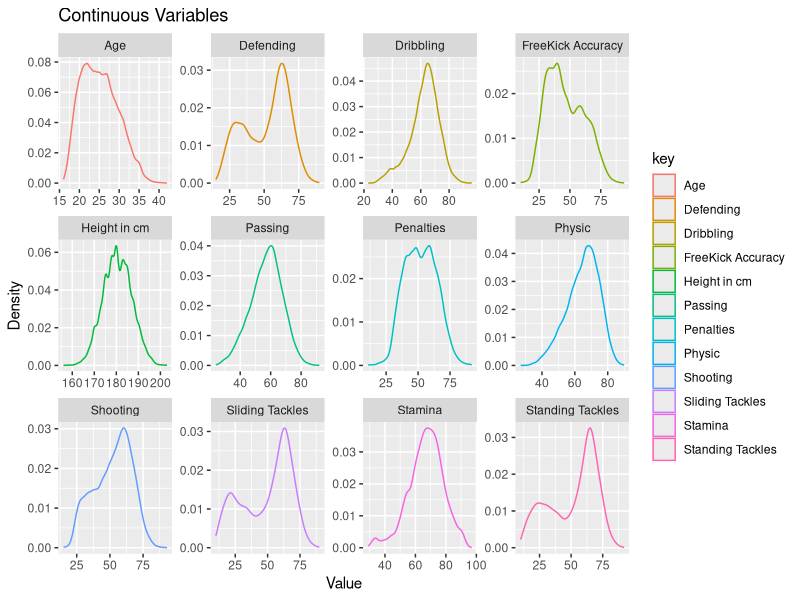
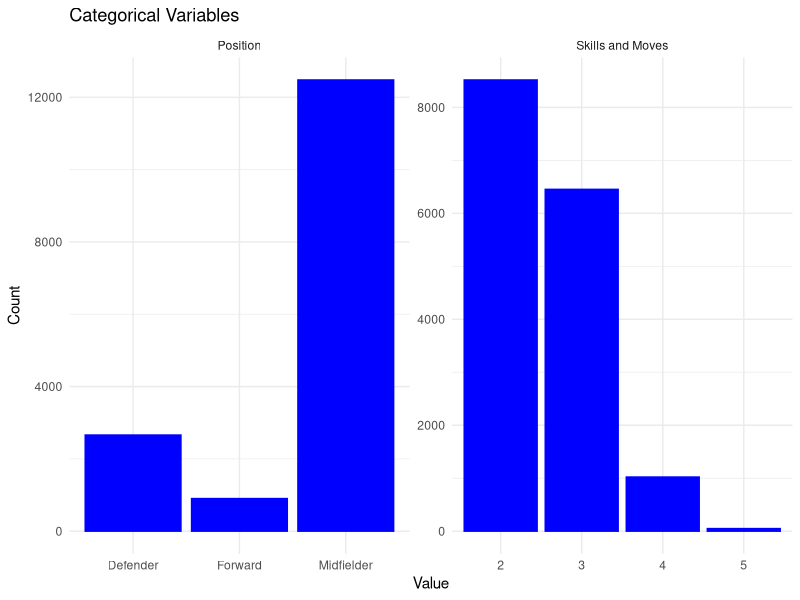
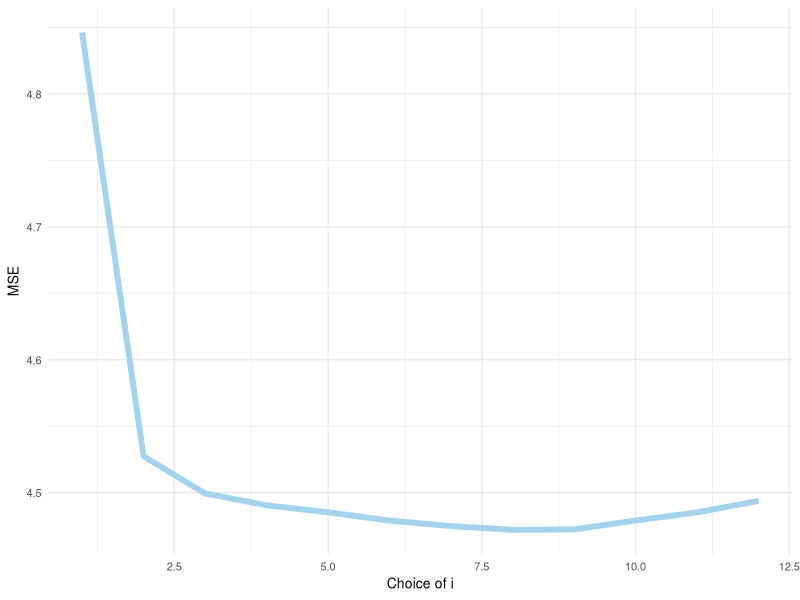
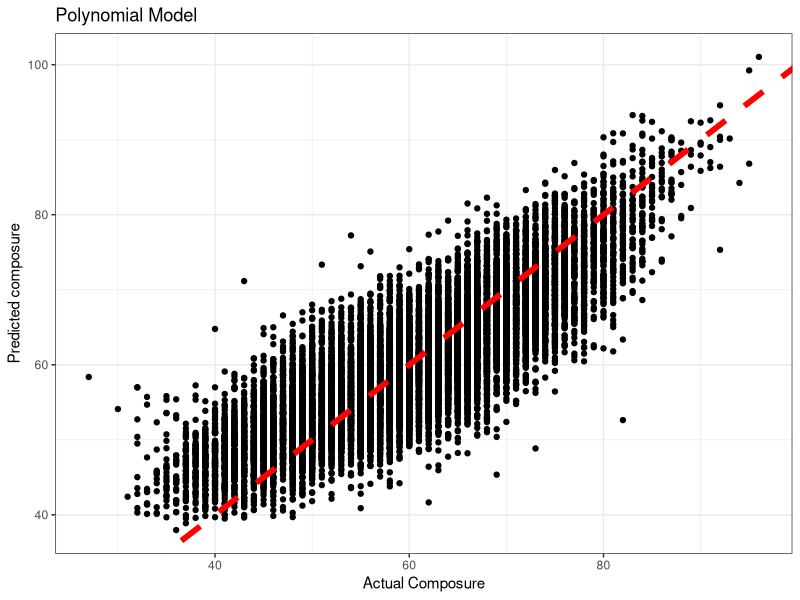
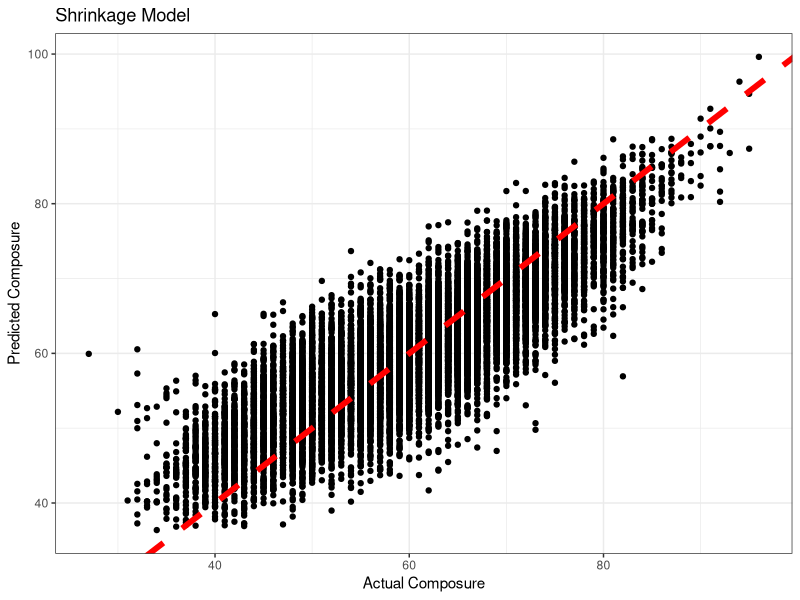
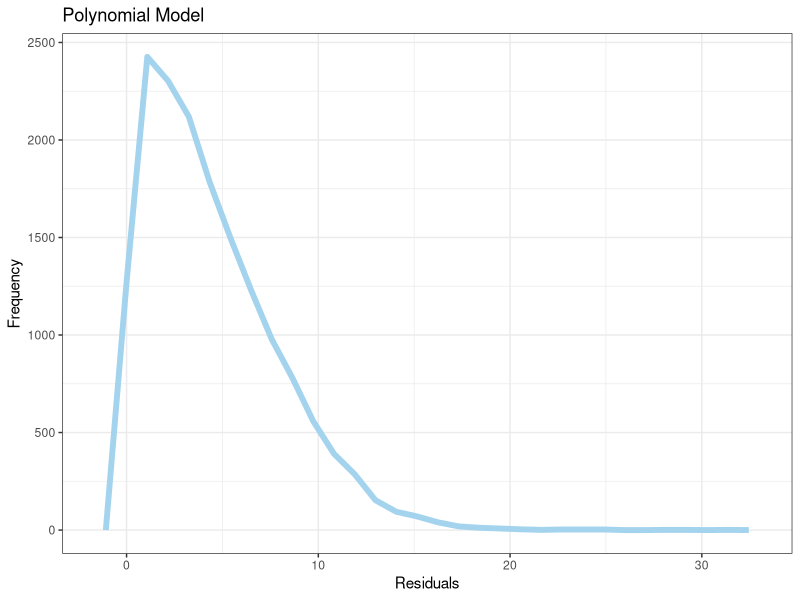
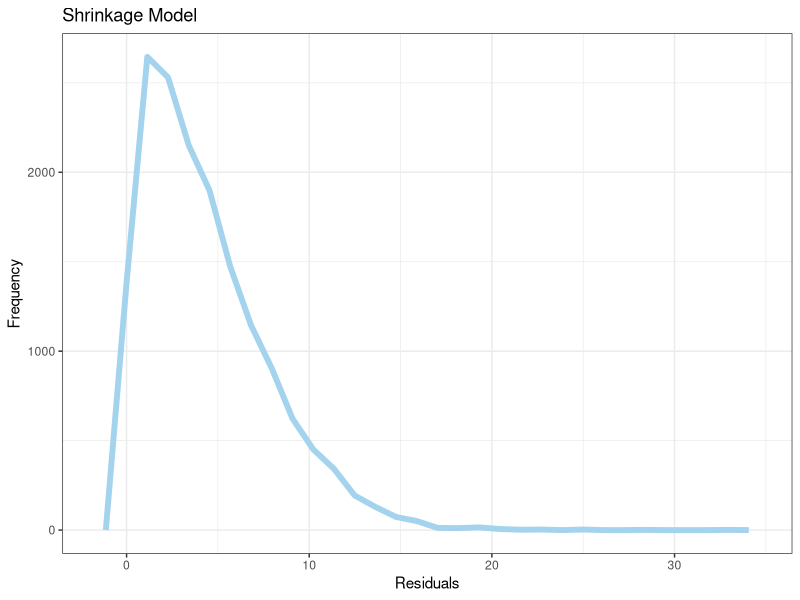
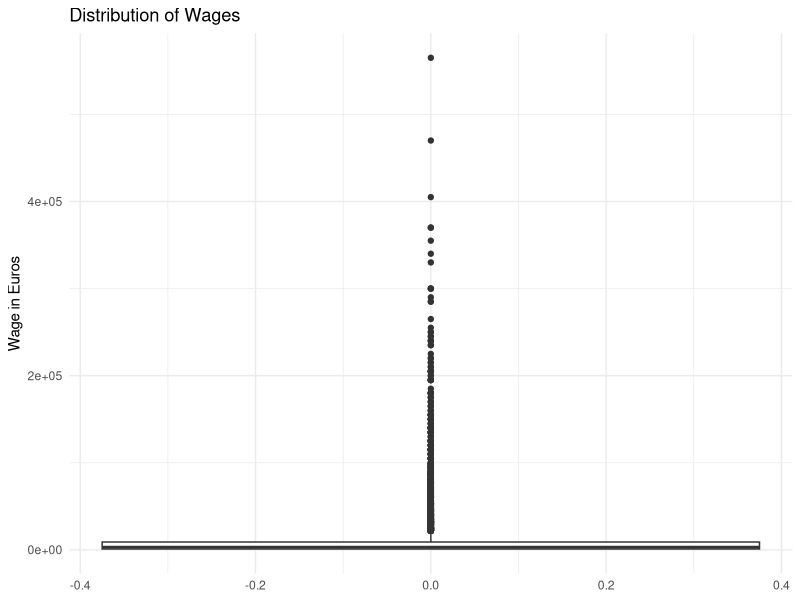

R code for these plots, in order:
## ---- chunk 1
knitr::opts_chunk$set(echo = TRUE)
library(tidyverse)
library(generics)
library(modelr)       #Helpful Functions in Modeling
library(xtable)
library(purrr)
library(broom)
library(class)
library(kableExtra)
library(readr)
library(tidyr)
library(glmnet)
library(tibble)

## ---- chunk 2

FIFA_20 <- read_csv("FIFA_20.csv")
table<-FIFA_20
#table
tablehead<-table%>% select(name,position,age,height_cm,shooting,passing,dribbling,defending,physic,fk_accuracy,stamina,penalties,standing_tackle,sliding_tackle,skill_moves)%>%
  rename(Age=age, "Height in cm"="height_cm",Shooting=shooting, Passing=passing, Dribbling=dribbling, Defending=defending, Physic=physic, "FreeKick Accuracy"=fk_accuracy, Stamina=stamina, Penalties=penalties, "Standing Tackles"="standing_tackle","Sliding Tackles"="sliding_tackle","Skills and Moves"="skill_moves", Position=position)

tablehead2<-head(tablehead)

kbl(tablehead2) %>%
  kable_styling(bootstrap_options = "striped", font_size = 7)
## ---- chunk 3
#table
graphss<- table %>%
  select(age,height_cm,shooting,passing,dribbling,defending,physic,fk_accuracy,stamina,penalties,standing_tackle,sliding_tackle)%>%
  rename(Age=age, "Height in cm"="height_cm",Shooting=shooting, Passing=passing, Dribbling=dribbling, Defending=defending, Physic=physic, "FreeKick Accuracy"=fk_accuracy, Stamina=stamina, Penalties=penalties, "Standing Tackles"="standing_tackle","Sliding Tackles"="sliding_tackle")%>%
  keep(is.numeric)%>%
  gather()%>%
  ggplot(aes(value, color= key))+
    geom_density()+xlab("Value")+ylab("Density")+ggtitle("Continuous Variables")
#graphss


graphssf<- table %>%
  select(age,height_cm,shooting,passing,dribbling,defending,physic,fk_accuracy,stamina,penalties,standing_tackle,sliding_tackle)%>%
  rename(Age=age, "Height in cm"="height_cm",Shooting=shooting, Passing=passing, Dribbling=dribbling, Defending=defending, Physic=physic, "FreeKick Accuracy"=fk_accuracy, Stamina=stamina, Penalties=penalties, "Standing Tackles"="standing_tackle","Sliding Tackles"="sliding_tackle")%>%
  keep(is.numeric)%>%
  gather()%>%
  ggplot(aes(value, color= key))+facet_wrap(~ key, scales = "free") +
    geom_density()+xlab("Value")+ylab("Density")+ggtitle("Continuous Variables")
graphssf

graphscat<- table%>%
  select(skill_moves, position)%>%
  rename("Skills and Moves"="skill_moves", Position=position)%>%
  gather()%>%
  ggplot(aes(value))+facet_wrap(~ key, scales = "free") +
    geom_bar(color ="blue", fill="blue")+ theme_minimal()+xlab("Value")+ylab("Count")+ggtitle("Categorical Variables")

graphscat
  
## ---- chunk 4
table<-read.csv("FIFA_20.csv")
## ---- chunk 5
table2<-table%>%select("age":"sliding_tackle")
mod1=lm(composure~.,data=table2)
## ---- chunk 6
table3<-table2%>%select(-composure)
summary(mod1)
colnames(table3)[summary(mod1)$coefficients[-1,4]<0.01]


table3=table3%>%select(age,height_cm,shooting,passing,dribbling,defending,physic,fk_accuracy,stamina,penalties,standing_tackle,sliding_tackle)
table3=cbind(table3,composure=table2$composure)

## ---- chunk 7
mod<-function(data,i){
  mod1=lm(composure~poly(age,i)+poly(height_cm,i)+poly(shooting,i)+poly(passing,i)+poly(dribbling,i)+poly(defending,i)+poly(physic,i)+poly(fk_accuracy,i)+poly(stamina,i)+poly(penalties,i)+poly(standing_tackle,i)+poly(sliding_tackle,i),data=data)
  return (mod1)
}

table4=table3%>%crossv_kfold(10)

result<-table4%>%mutate(tr.model=map(train,mod,i=1))%>%
  mutate(predict=map2(test,tr.model,~augment(.y,newdata=.x)))%>%
  select(predict)%>%unnest(cols=c(predict))

rmse<-function(x,y){
  resid=x-y
  mse=mean(resid^2,na.rm=T)
  rmse=sqrt(mse)
  return(rmse)
}

mse<-function(x,y){
  resid=x-y
  mse=mean(resid^2,na.rm=T)
  return(mse)
}


mae<-function(x,y){
  resid=x-y
  return(mean(abs(resid)))
}


bias.func=function(x,y){
  res=x-y
  bias=mean(res,na.rm=T)
  return(bias)
}
## ---- chunk 8
array=rep(NA,12)
for (i in 1:12){
  result<-table4%>%mutate(tr.model=map(train,mod,i=i))%>%
  mutate(predict=map2(test,tr.model,~augment(.y,newdata=.x)))%>%
  select(predict)%>%unnest(cols=c(predict))
  array[i]=mae(result$composure,result$.fitted)
}
## ---- chunk 9
min_i=which.min(array)
#min_i
ggplot(tibble(array))+geom_line(aes(1:12,array),color="lightskyblue2",size=2)+
  theme_minimal() +
  xlab("Choice of i") +
  ylab("MSE") +
  theme(text=element_text(size=10))
## ---- chunk 10
result<-table4%>%mutate(tr.model=map(train,mod,i=min_i))%>%
  mutate(predict=map2(test,tr.model,~augment(.y,newdata=.x)))%>%
  select(predict)%>%unnest(cols=c(predict))
result
## ---- chunk 11
table5=cbind(name=table$name,nation=table$nationality,club=table$club,table3,pred_composure=result$.fitted)
## ---- chunk 12
head(table5)
table5=table5%>%mutate(resid=pred_composure-composure)
## ---- chunk 13
DATA2<-table%>%select("age":"sliding_tackle")
y= DATA2$composure
X=model_matrix(DATA2,composure~.*.)[,-1]
var.names=names(X)
dim(X)
head(X)
## ---- chunk 14
set.seed(216)
cvmod.0=cv.glmnet(y=y,x=as.matrix(X),alpha=0)
set.seed(216)
cvmod.25=cv.glmnet(y=y,x=as.matrix(X),alpha=0.25)
set.seed(216)
cvmod.5=cv.glmnet(y=y,x=as.matrix(X),alpha=0.5)
set.seed(216)
cvmod.75=cv.glmnet(y=y,x=as.matrix(X),alpha=0.75)
set.seed(216)
cvmod.1=cv.glmnet(y=y,x=as.matrix(X),alpha=1)
cvmod.0
CV.0.ERROR=cvmod.0$cvm[which(cvmod.0$lambda==cvmod.0$lambda.1se)]
CV.25.ERROR=cvmod.25$cvm[which(cvmod.25$lambda==cvmod.25$lambda.1se)]
CV.5.ERROR=cvmod.5$cvm[which(cvmod.5$lambda==cvmod.5$lambda.1se)]
CV.75.ERROR=cvmod.75$cvm[which(cvmod.75$lambda==cvmod.75$lambda.1se)]
CV.1.ERROR=cvmod.1$cvm[which(cvmod.1$lambda==cvmod.1$lambda.1se)]

MOD.RESULT=tibble(alpha=c(0,0.25,0.5,0.75,1),
                  lambda=c(cvmod.0$lambda.1se,cvmod.25$lambda.1se,
                           cvmod.5$lambda.1se,cvmod.75$lambda.1se,
                           cvmod.1$lambda.1se),
                  CV.Error=c(CV.0.ERROR,CV.25.ERROR,CV.5.ERROR,
                             CV.75.ERROR,CV.1.ERROR))
print(MOD.RESULT)
## ---- chunk 15
best.alpha=MOD.RESULT$alpha[which.min(MOD.RESULT$CV.Error)]
best.lambda=MOD.RESULT$lambda[which.min(MOD.RESULT$CV.Error)]

best.mod=glmnet(y=y,x=as.matrix(X),nlambda=1,lambda=best.lambda,alpha=best.alpha)
best.coef=as.tibble(as.matrix(coef(best.mod)))
best.coef2=best.coef %>% 
              mutate(Parameter=c("Intercept",var.names)) %>%
              rename(Estimate=s0) %>%
              select(Parameter,Estimate)
nonzero.best.coef=best.coef2 %>%
                    filter(Estimate!=0)
print(nonzero.best.coef,n=1e3)



DATA2$composure.pred=predict(best.mod,newx=as.matrix(X))




## ---- chunk 16
ggplot(result,aes(composure,.fitted))+geom_point()+geom_abline(slope=1,intercept=0,size=2,color="red",linetype="dashed")+
  ylab("Predicted composure")+theme_bw()+xlab("Actual Composure")+ggtitle("Polynomial Model")

ggplot(DATA2) +
  geom_point(aes(x=composure,y=composure.pred)) +
  geom_abline(intercept=0,slope=1,linetype="dashed",size=2,color="red") +
  theme_bw() +
  ylab("Predicted Composure") +
  xlab("Actual Composure")+ggtitle("Shrinkage Model")



## ---- chunk 17
ggplot(result,aes(abs(.fitted-composure)))+geom_freqpoly(color="lightskyblue2",size=2)+theme_bw()+ylab("Frequency")+xlab("Residuals")+ggtitle("Polynomial Model")

ggplot(DATA2) +
  geom_freqpoly(aes(x=abs(composure.pred-composure)),color="lightskyblue2",size=2) +
  theme_bw() +
  xlab("Residuals") +
  ylab("Frequency")+ggtitle("Shrinkage Model")


## ---- chunk 18
rmsetable<-matrix(c(5.64,5.49,4.47,4.33), ncol=2, byrow=TRUE)
colnames(rmsetable)<-c("Polynomial Model","Shrinkage Model")
rownames(rmsetable)<-c("RMSE", "MAE")
kbl(rmsetable) %>%
  kable_styling(bootstrap_options = "striped", font_size = 7)

#tibble2<-data.frame(Polynomial_Model=c(round(rmse(result$composure,result$.fitted),2),                        round(mae(result$composure,result$.fitted),2)),                       Shrinkage_Model=c(round(rmse(DATA2$composure,DATA2$composure.pred),2),round(mae(DATA2$composure,DATA2$composure.pred),2)))
#rownames(tibble2)=c("RMSE","MAE")
#tibble2
## ---- chunk 19
ggplot(data=table)+geom_boxplot(aes(y=wage_eur))+ theme_minimal()+ylab("Wage in Euros")+ ggtitle("Distribution of Wages")
## ---- chunk 20
table2x<-table %>% select(wage_eur,work_rate,position,skill_moves,shooting,defending,fk_accuracy)
mod1x=lm(wage_eur~position+factor(skill_moves)+shooting+defending,data=table2x)
## ---- chunk 21
table3x<-table2x%>%select(-wage_eur)
#summary(mod1x)
#colnames(table3x)[summary(mod1x)$coefficients[-1,4]<0.01]


table3x=table3x%>%select(work_rate,position,skill_moves,shooting,defending,fk_accuracy)
table3x=cbind(table3x,wage_eur=table2x$wage_eur)
#table3x

rmse<-function(x,y){
  resid=x-y
  mse=mean(resid^2,na.rm=T)
  rmse=sqrt(mse)
  return(rmse)
}

mse<-function(x,y){
  resid=x-y
  mse=mean(resid^2,na.rm=T)
  return(mse)}

mae<-function(x,y){
  resid=x-y
  return(mean(abs(resid)))
}
## ---- chunk 22

set.seed(101) # Set Seed so that same sample can be reproduced in future also

sample.game <- sample.int(n = nrow(table), size = floor(.80*nrow(table)), replace = F)
trainx <- table[sample.game, ]
testx  <- table[-sample.game, ]

modellin<-lm(wage_eur~position+factor(skill_moves)+shooting+defending+ position*shooting+position*defending,data=trainx)
#summary(modellin)


tablexxxx<- testx%>% mutate(predlinw=predict(modellin,testx))


#rmse(testx$wage_eur,tablexxxx$predlinw)
#mse(testx$wage_eur,tablexxxx$predlinw)
#mae(testx$wage_eur,tablexxxx$predlinw)
## ---- chunk 23

  modelinx=lm(wage_eur~position+factor(skill_moves)+shooting+defending+ position*shooting+position*defending+factor(skill_moves)*position+ factor(skill_moves)*defending+factor(skill_moves)*shooting,data=trainx)
  
#summary(modelinx)

tablexxxx<- testx%>% mutate(predlin=predict(modelinx,testx))


#rmse(testx$wage_eur,tablexxxx$predlin)
#mse(testx$wage_eur,tablexxxx$predlin)
#mae(testx$wage_eur,tablexxxx$predlin)
## ---- chunk 24
modx<-function(data,i){
 mod1x=lm(wage_eur~(position)+factor(skill_moves)+poly(shooting,i)+poly(defending,i), data=data)
  return (mod1x)
}

table4x=table3x%>%crossv_kfold(10)

resultx<-table4x%>%mutate(tr.modelx=map(train,modx,i=1))%>%
  mutate(predict=map2(test,tr.modelx,~augment(.y,newdata=.x)))%>%
  select(predict)%>%unnest(cols=c(predict))


## ---- chunk 25
arrayx=rep(NA,12)
for (i in 1:12){
  resultx<-table4x%>%mutate(tr.modelx=map(train,modx,i=i))%>%
  mutate(predictx=map2(test,tr.modelx,~augment(.y,newdata=.x)))%>%
  select(predictx)%>%unnest(cols=c(predictx))
  arrayx[i]=mae(table2x$wage_eur,resultx$.fitted)
}

## ---- chunk 26
min_ix=which.min(arrayx)
#min_ix
#min(arrayx)
ggplot(tibble(arrayx))+geom_line(aes(1:12,arrayx),color="lightskyblue2",size=2)+
  theme_minimal() +
  xlab("Choice of i") +
  ylab("MAE") +
  theme(text=element_text(size=10))
  



## ---- chunk 27
resultx<-table4x%>%mutate(tr.modelx=map(train,modx,i=min_ix))%>%
  mutate(predictx=map2(test,tr.modelx,~augment(.y,newdata=.x)))%>%
  select(predictx)%>%unnest(cols=c(predictx))
## ---- chunk 28
table5x=cbind(name=table$name,nation=table$nationality,club=table$club,table3x,pred_income=resultx$.fitted)
## ---- chunk 29
#head(table5x)
table5x=table5x%>%mutate(resid=wage_eur-pred_income)

## ---- chunk 30
#ggplot(table5x,aes(x=wage_eur,y=resid))+geom_point()+geom_abline(slope=0, color="black")+theme_minimal()+ylab("residuals")+xlab("Wage in Euros")#ylim(c(-50,50))
ggplot(table5x,aes(x=wage_eur,y=pred_income))+geom_point()+geom_abline(slope=1,intercept=0)+xlab("Wage in Euros")+ylab("Predicted Wage")


mse(table2x$wage_eur,table5x$pred_income)
## ---- chunk 31
rmsetable2<-matrix(c(17514.57,16805.08,25153.22,8868.928, 8222.876,12590.38), ncol=3, byrow=TRUE)
colnames(rmsetable2)<-c("Linear Model","Linear Model with Interaction","Polynomial Model")
rownames(rmsetable2)<-c("RMSE", "MAE")

kbl(rmsetable2) %>%
  kable_styling(bootstrap_options = "striped", font_size = 7)
